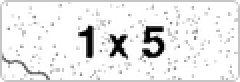
#> input picture captcha.png, 120 x 41 px (shown 2 times larger)
$ python -i utils.py   (imports and definitions only)
#> lines starting #> are read from the running program, lines starting #| are printed output that depends on the picture; after the words box and inside, x2 and y2 are one past the last pixel; in counts of white or black regions, pixels touching at a corner belong together
import cv2
import numpy as np
import pytesseract
from PIL import Image
from sympy import sympify

def preprocess_image(image_path):
    """Preprocess the image to enhance OCR accuracy for math expressions."""
#> called with image_path = 'captcha.png'
    img = cv2.imread(image_path)
#> img is the input picture: shape (41, 120, 3); min 0, max 255, mean 233.5
    if img is None:
        raise FileNotFoundError(f"Image not found at {image_path}")

    gray = cv2.cvtColor(img, cv2.COLOR_BGR2GRAY)

    # --- Experiment with Preprocessing ---
    # Option 1: Adaptive Thresholding (Often better for CAPTCHAs)
    # binary = cv2.adaptiveThreshold(
    #     gray, 255,
    #     cv2.ADAPTIVE_THRESH_GAUSSIAN_C, # Or cv2.ADAPTIVE_THRESH_MEAN_C
    #     cv2.THRESH_BINARY_INV,
    #     blockSize=15 , # EXPERIMENT
    #     C=4         # EXPERIMENT
    # )

    # Option 2: Simple Global Threshold (Keep your original if it works better sometimes)
    _, binary = cv2.threshold(gray, 0, 255, cv2.THRESH_BINARY_INV + cv2.THRESH_OTSU)
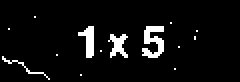
#> binary: shape (41, 120) (shown 2 times larger); 5.8% white; 14 white regions (10 under 20 px), largest, box (x1, y1, x2, y2) and area: (71, 13, 82, 29) 106, (39, 13, 47, 29) 71, (54, 17, 64, 29) 66, (1, 28, 25, 40) 30

    # --- Experiment with Noise Removal ---
    # Option A: No blur (might be best)
    # denoised = binary

    # Option B: Median Blur (if needed for salt-pepper noise)
    # denoised = cv2.medianBlur(binary, 3) # Or 1 to disable

    # Option C: Morphological Opening (if needed for thin lines/dots noise)
    kernel = np.ones((2,2),np.uint8) # EXPERIMENT kernel size
    opened = cv2.morphologyEx(binary, cv2.MORPH_OPEN, kernel)
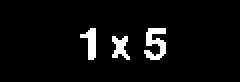
#> opened: shape (41, 120) (shown 2 times larger); 4.9% white; 3 white regions, box (x1, y1, x2, y2) and area: (72, 14, 83, 30) 105, (40, 14, 48, 30) 71, (56, 18, 65, 30) 63
    denoised = opened

    # Invert back to black text on white background for Tesseract
    preprocessed = cv2.bitwise_not(denoised)

    return preprocessed, img

# [82 lines left out: functions ocr_math_expression, process_math_expression, not called in this run]

# [13 lines of commented-out code are left out]

>>> result = preprocess_image('captcha.png')
